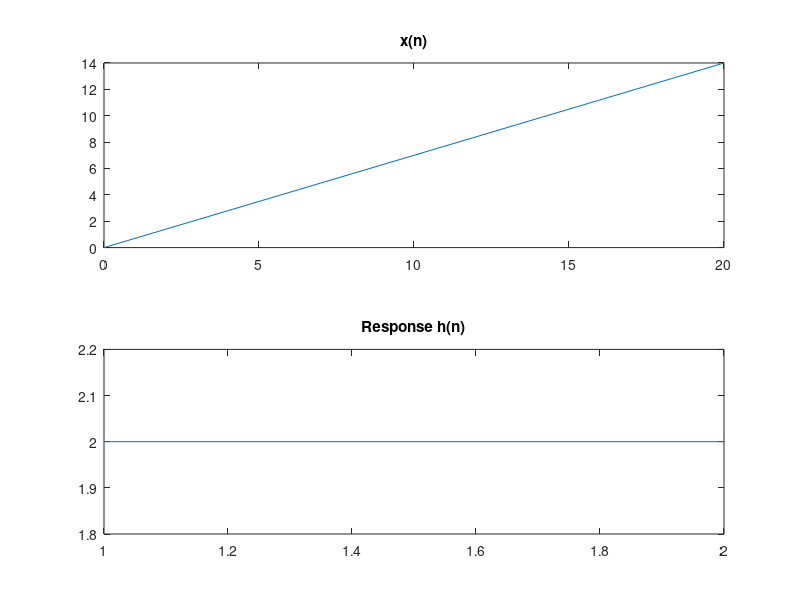
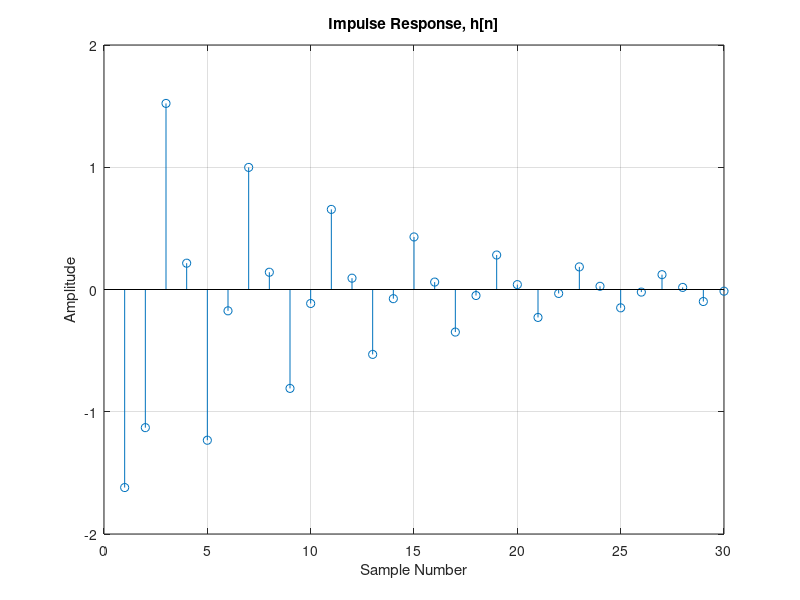

Here is the MATLAB script that generated these plots, in order:
b=[1 -1];
a=[1 0 0.81];
y=[2 2];
xic=filtic(b,a,y);
bx=[0 0.49 0.7];
ax=[1 0 0];
ay=conv(a, ax);
by=conv(b, bx) + conv(xic,ax);
[R p C]=residuez(by,ay);
disp('Residues'), disp(R);
disp('Poles'), disp(p);
disp('Direct Term'), disp(C);
n=0:20;
u1=[n>=-1];
x=((0.7).*n).*u1;
y1=filter(b,a,x);
subplot(2,1,1), plot(n,x), title('x(n)');
subplot(2,1,2), plot(y), title('Response h(n)');
L=30;
[y n] = impz(by,ay,L);
figure;
stem(y), title('Impulse Response, h[n]'); 
grid on;
xlabel('Sample Number'), ylabel('Amplitude');
